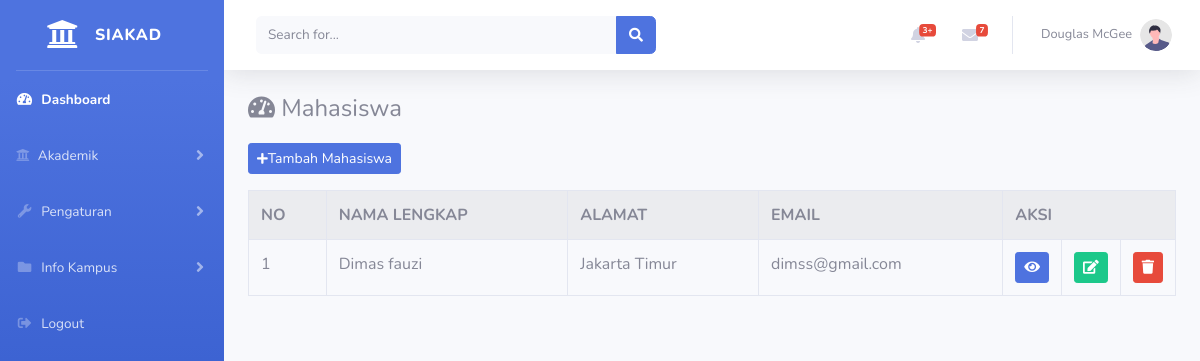
/index.php/administrator/mahasiswa, run on the app's committed database.
### tables this page shows
CREATE TABLE `mahasiswa` (
  `id` int(11) NOT NULL,
  `nim` varchar(11) NOT NULL,
  `nama_lengkap` varchar(120) NOT NULL,
  `alamat` varchar(255) NOT NULL,
  `email` varchar(20) NOT NULL,
  `telepon` varchar(20) NOT NULL,
  `tempat_lahir` varchar(120) NOT NULL,
  `tanggal_lahir` date NOT NULL,
  `jenis_kelamin` varchar(120) NOT NULL,
  `nama_prodi` varchar(120) NOT NULL,
  `photo` varchar(255) NOT NULL
);

### application/controllers/administrator/mahasiswa.php (called while the page is built, shortened)
<?php
class Mahasiswa extends CI_Controller{
	public function index(){
		$data['mahasiswa'] = $this->mahasiswa_model->tampil_data('mahasiswa')->result();
		$data['prodi'] = $this->prodi_model->tampil_data('prodi')->result();
		$this->load->view('templates_administrator/header');
		$this->load->view('templates_administrator/sidebar');
		$this->load->view('administrator/mahasiswa', $data);
		$this->load->view('templates_administrator/footer');
	}
}

### index.php (called while the page is built, shortened)
<?php
require_once BASEPATH.'core/CodeIgniter.php';

### application/models/mahasiswa_model.php (called while the page is built, shortened)
<?php
class Mahasiswa_model extends CI_Model{
	public function tampil_data($table){
		return $this->db->get($table);
	}
}

### application/views/administrator/mahasiswa.php (the view, shortened to what this page needs)
<div class="container-fluid">
	<h4>
        <i class="fas fa-tachometer-alt mb-3"></i> Mahasiswa
    </h4>
    <a href="<?= base_url('administrator/mahasiswa/tambah_mahasiswa') ?>" class="btn btn-sm btn-primary mb-3"><i class="fas fa-sm fa-plus"></i>Tambah Mahasiswa</a>
	<table class="table table-bordered table-striped table-hover">
		<tr>
			<th>NO</th>
			<th>NAMA LENGKAP</th>
			<th>ALAMAT</th>
			<th>EMAIL</th>
			<th colspan="3">AKSI</th>
		</tr>
		<?php
		$i = 1;
		foreach($mahasiswa as $mhs) : ?>
		<tr>
			<td><?= $i++ ?></td>
			<td><?= $mhs->nama_lengkap ?></td>
			<td><?= $mhs->alamat ?></td>
			<td><?= $mhs->email ?></td>
			<td width="20px">
    			<a href="<?= base_url('administrator/mahasiswa/detail/').$mhs->id ?>" class="btn btn-sm btn-primary"><i class="fa fa-eye"></i></a>
    		</td>
			<td width="20px">
    			<a href="<?= base_url('administrator/mahasiswa/update/').$mhs->id ?>" class="btn btn-sm btn-success"><i class="fa fa-edit"></i></a>
    		</td>
    		<td width="20px">
    			<a href="<?= base_url('administrator/mahasiswa/delete/').$mhs->id ?>" class="btn btn-sm btn-danger"><i class="fa fa-trash"></i></a>
    		</td>
		</tr>
		<?php endforeach; ?>
	</table>
</div>

### data on the page
mahasiswa: nama_lengkap "Dimas fauzi", alamat "Jakarta Timur", email "dimss@gmail.com"
